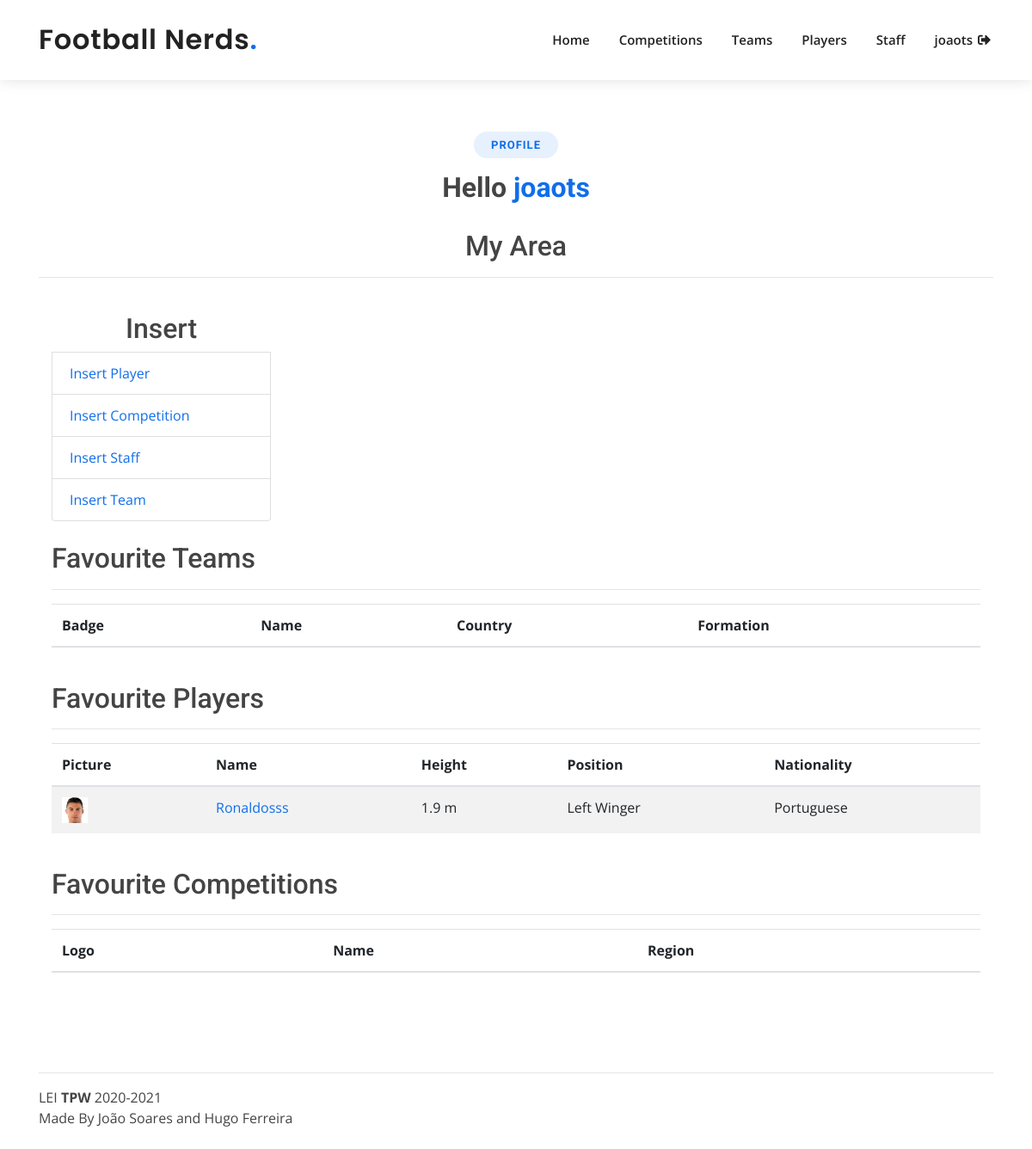
Screenshot of /profile/ (signed in) with the database file from the repository.
### app/models.py (models this page shows, shortened)
class NormalUser(models.Model):
    user = models.OneToOneField(User, on_delete=models.CASCADE)
    job_football_related = models.BooleanField()
    favouriteplayers = models.ManyToManyField(Player, through='FavouritePlayer')
    favouriteteams = models.ManyToManyField(Team, through='FavouriteTeam')
    favouritecompetitions = models.ManyToManyField(Competition, through='FavouriteCompetition')

class Player(models.Model):
    POSITION_CHOICES = (
        ('Striker', 'ST-Striker'),
        ('Left Winger', 'LW-Left Winger'),
        ('Right Winger', 'RW-Right Winger'),
        ('Central Attacking Midfielder', 'CAM-Central Attacking Midfielder'),
        ('Central Midfielder', 'CM-Central Midfielder'),
        ('Central Defensive Midfielder', 'CDM-Central Defensive Midfielder'),
        ('Left Back', 'LB-Left Back'),
        ('Right Back', 'RB-Right Back'),
        ('Center Back', 'CB-Center Back'),
        ('Goalkeeper', 'GR-Goalkeeper'),
    )
    BEST_FOOT = (('Left', 'L-Left'), ('Right', 'R-Right'), ('Both', 'B-Both'))
    full_name = models.CharField(max_length=120)
    name = models.CharField(max_length=90)
    birthday = models.DateField()
    height = models.FloatField(validators=[MinValueValidator(0)])
    nationality = models.CharField(max_length=70)
    position = models.CharField(max_length=28, choices=POSITION_CHOICES)
    best_foot = models.CharField(max_length=5, choices=BEST_FOOT)
    preferred_number = models.PositiveIntegerField(validators=[MinValueValidator(1),MaxValueValidator(100)])
    player_img = models.ImageField(upload_to=playerdir, default="players/default_player.png")

### app/views.py (the view)
# urls.py: path('profile/', views.profile, name='profile')
def profile(request):
    if not request.user.is_authenticated:
        return redirect('/login')
    else:
        if request.user.username == 'admin':
            t_parms = {
                'userInfo': User.objects.get(username=request.user.username),
                'check': False
            }
        else:
            t_parms = {
                'userInfo': NormalUser.objects.get(user__username=request.user.username),
                'favouriteTeams': Team.objects.filter(favouriteteam__user__user_id=request.user.id),
                'favouritePlayers': Player.objects.filter(favouriteplayer__user__user_id=request.user.id),
                'favouriteCompetition': Competition.objects.filter(favouritecompetition__user__user_id=request.user.id),
                'check': True
            }
        return render(request, 'profile.html', t_parms)

### templates/profile.html (shortened to what this page needs)
{% extends 'layout.html' %}
{% load static %}
{% block content %}
    <section id="services" class="services" >
    {% if check %}
        <div class="section-title" >
          <h2>Profile</h2>
          <h3>Hello <span>{{ userInfo.user.username}}</span></h3>
        </div>
    {% else %}
        <div class="section-title" >
          <h2>Profile</h2>
          <h3>Hello <span>{{ userInfo.username}}</span></h3>
        </div>
    {% endif %}
        <h2 align="center"> My Area</h2>
        <hr>
        <br>
    <div class="container" data-aos="fade-up">
    <ul class="list-group col-md-3">
        <h2 align="center">Insert</h2>
      <li class="list-group-item"><a href="{% url 'insert_player' %}">Insert Player</a></li>
      <li class="list-group-item"><a href="{% url 'insert_competition' %}">Insert Competition</a></li>
      <li class="list-group-item"><a href="{% url 'insert_staff' %}">Insert Staff</a></li>
      <li class="list-group-item"><a href="{% url 'insert_team' %}">Insert Team</a></li>
    </ul>
    <br>
    </div>
    {% if check %}
      <div class="container" data-aos="fade-up">
        <h2> Favourite Teams</h2>
          <hr>
        <table class="table table-striped">
          <thead>
            <tr>
              <th scope="col">Badge</th>
              <th scope="col">Name</th>
              <th scope="col">Country</th>
              <th scope="col">Formation</th>
            </tr>
          </thead>
        </table>
        <br>
        <h2> Favourite Players</h2>
          <hr>
        <table class="table table-striped">
          <thead>
            <tr>
              <th scope="col">Picture</th>
              <th scope="col">Name</th>
              <th scope="col">Height</th>
              <th scope="col">Position</th>
              <th scope="col">Nationality</th>
            </tr>
          </thead>
          <tbody>
          {% for player in favouritePlayers %}
            <tr>
                <th scope="row"><a href="{% url 'players'%}{{ player.id }}"><img src="{% static player.player_img %}" style="width: 30px; height: 30px"></a></th>
                <td><a href="{% url 'players'%}{{ player.id }}">{{ player.name }}</a></td>
                <td>{{ player.height }} m</td>
                <td>{{ player.position }}</td>
                <td>{{ player.nationality }}</td>
            </tr>
          {% endfor %}
          </tbody>
        </table>
        <br>
              <h2> Favourite Competitions</h2>
          <hr>
        <table class="table table-striped">
          <thead>
            <tr>
              <th scope="col">Logo</th>
              <th scope="col">Name</th>
              <th scope="col">Region</th>
            </tr>
          </thead>
        </table>
      </div>
    {% endif %}
    </section>
{% endblock %}

### templates/loginpartial.html (shortened to what this page needs)
{% load static %}
{% if user.is_authenticated %}
<li><a href="{% url 'profile' %}">{{ user.username }}</a></li>
<form id="logoutForm" action="/logout" method="get" class="form-inline my-2 my-lg-0">
    <li><a href="javascript:document.getElementById('logoutForm').submit()"><i class="fas fa-sign-out-alt"></i></a></li>
</form>
{% else %}
    <li><a href="{% url 'login' %}">Log in</a></li>
{% endif %}

### app/static/css/style.css (style rules this page uses)
body { font-family: "Open Sans", sans-serif; color: #444444; }
a { color: #106eea; }
h1, h2, h3, h4, h5, h6 { font-family: "Roboto", sans-serif; }
.nav-menu > ul > li { position: relative; white-space: nowrap; padding: 10px 0 10px 28px; }
.nav-menu a { display: block; position: relative; color: #222222; transition: 0.3s; font-size: 15px; font-weight: 600; padding: 0 3px; font-family: "Open Sans", sans-serif; }
.nav-menu > ul > li > a:before { content: ""; position: absolute; width: 100%; height: 2px; bottom: -5px; left: 0; background-color: #106eea; visibility: hidden; width: 0px; transition: all 0.3s ease-in-out 0s; }
.mobile-nav * { margin: 0; padding: 0; list-style: none; }
.mobile-nav a { display: block; position: relative; color: #222222; padding: 10px 20px; font-weight: 500; outline: none; }
section { padding: 60px 0; overflow: hidden; }
.section-title { text-align: center; padding-bottom: 30px; }
.section-title h2 { font-size: 13px; letter-spacing: 1px; font-weight: 700; padding: 8px 20px; margin: 0; background: #e7f1fd; color: #106eea; display: inline-block; text-transform: uppercase; border-radius: 50px; }
.section-title h3 { margin: 15px 0 0 0; font-size: 32px; font-weight: 700; }
.section-title h3 span { color: #106eea; }

### rows the page displays
NormalUser: user.username "joaots"
Player: player_img (picture), name "Ronaldosss", height "1.9", position "Left Winger", nationality "Portuguese"

### other values shown
{{ user.username }} "joaots"
